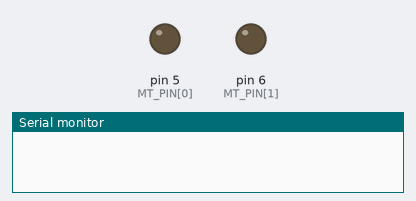
Recording of a sketch running on a simulated Arduino Uno, built with avr-gcc and run on an emulated ATmega328P. Parts: output pins drawn as LEDs (lit = HIGH), the last lines printed to the serial monitor.

Above: at 0.05 s.
At 0.45 s:
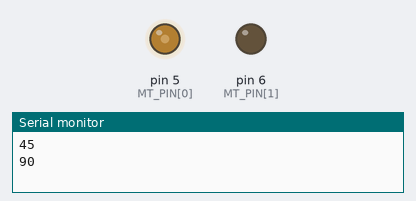
At 1.2 s:
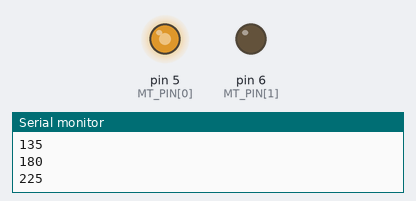
At 2.35 s:
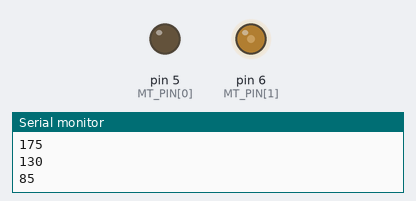
Timing chart, 0 to 8.1 s (numbered marks = the images above):
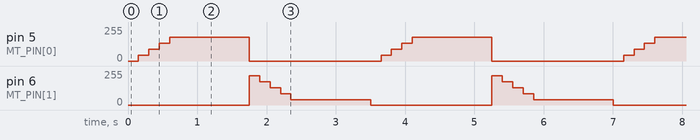

Measured:
- by itself, pin 5 (MT_PIN[0]): repeats every 3.5 s: 90/255 0.15 s, 135/255 0.15 s, 180/255 1.2 s, 0/255 1.9 s, 45/255 0.15 s
- by itself, pin 6 (MT_PIN[1]): repeats every 3.5 s: 175/255 0.15 s, 130/255 0.15 s, 85/255 0.15 s, 40/255 1.2 s, 0/255 1.8 s, 220/255 0.15 s

The sketch:

sketch_nov03b.ino
```cpp
const int MT_PIN[] = {5, 6};
int speed;
void setup() {
  Serial.begin(38400);
  for (int id = 0; id <= 1; id++) {
    pinMode(MT_PIN[id], OUTPUT);
  }
}

void loop() {
  speed = 0; //前進
  while (speed <= 220) {
    analogWrite(MT_PIN[0], speed);
    analogWrite(MT_PIN[1], 0);
    delay(150);
    speed = speed + 45;
    Serial.println(speed);
  }
  delay(1000);

  speed = 220;
  while (speed >= 0) {
    Serial.println(speed);
    analogWrite(MT_PIN[0], 0);
    analogWrite(MT_PIN[1], speed);
    delay(150);
    speed = speed - 45;
  }
  delay(1000);
}
```
